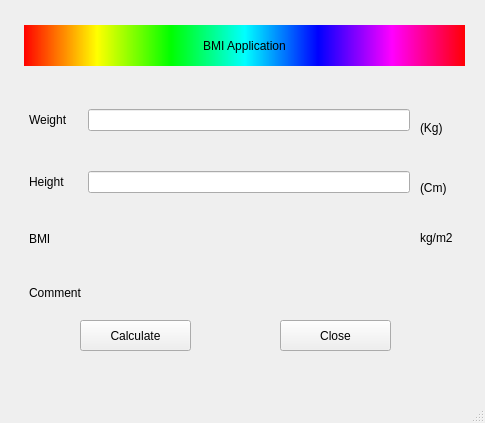
<?xml version="1.0" encoding="UTF-8"?>
<ui version="4.0">
 <class>MainWindow</class>
 <widget class="QMainWindow" name="MainWindow">
  <property name="geometry">
   <rect>
    <x>0</x>
    <y>0</y>
    <width>485</width>
    <height>423</height>
   </rect>
  </property>
  <property name="windowTitle">
   <string>MainWindow</string>
  </property>
  <widget class="QWidget" name="centralwidget">
   <widget class="QWidget" name="formLayoutWidget">
    <property name="geometry">
     <rect>
      <x>29</x>
      <y>109</y>
      <width>381</width>
      <height>191</height>
     </rect>
    </property>
    <layout class="QFormLayout" name="formLayout">
     <item row="1" column="0">
      <widget class="QLabel" name="labelWeight">
       <property name="text">
        <string>Weight</string>
       </property>
      </widget>
     </item>
     <item row="1" column="1">
      <widget class="QLineEdit" name="lineEditWeight"/>
     </item>
     <item row="2" column="1">
      <spacer name="verticalSpacer">
       <property name="orientation">
        <enum>Qt::Vertical</enum>
       </property>
       <property name="sizeHint" stdset="0">
        <size>
         <width>20</width>
         <height>40</height>
        </size>
       </property>
      </spacer>
     </item>
     <item row="3" column="0">
      <widget class="QLabel" name="labelHeight">
       <property name="text">
        <string>Height</string>
       </property>
      </widget>
     </item>
     <item row="3" column="1">
      <widget class="QLineEdit" name="lineEditHeight"/>
     </item>
     <item row="4" column="1">
      <spacer name="verticalSpacer_2">
       <property name="orientation">
        <enum>Qt::Vertical</enum>
       </property>
       <property name="sizeHint" stdset="0">
        <size>
         <width>20</width>
         <height>40</height>
        </size>
       </property>
      </spacer>
     </item>
     <item row="5" column="0">
      <widget class="QLabel" name="label1">
       <property name="text">
        <string>BMI</string>
       </property>
      </widget>
     </item>
     <item row="5" column="1">
      <widget class="QLabel" name="labelBMI">
       <property name="styleSheet">
        <string notr="true">color: rgb(255, 0, 255);</string>
       </property>
       <property name="text">
        <string/>
       </property>
      </widget>
     </item>
     <item row="6" column="1">
      <spacer name="verticalSpacer_3">
       <property name="orientation">
        <enum>Qt::Vertical</enum>
       </property>
       <property name="sizeHint" stdset="0">
        <size>
         <width>20</width>
         <height>40</height>
        </size>
       </property>
      </spacer>
     </item>
     <item row="7" column="0">
      <widget class="QLabel" name="label2">
       <property name="text">
        <string>Comment</string>
       </property>
      </widget>
     </item>
     <item row="7" column="1">
      <widget class="QLabel" name="labelComment">
       <property name="styleSheet">
        <string notr="true">color: rgb(255, 0, 0);</string>
       </property>
       <property name="text">
        <string/>
       </property>
      </widget>
     </item>
    </layout>
   </widget>
   <widget class="QLabel" name="label_2">
    <property name="geometry">
     <rect>
      <x>24</x>
      <y>25</y>
      <width>441</width>
      <height>41</height>
     </rect>
    </property>
    <property name="styleSheet">
     <string notr="true">background-color: qlineargradient(spread:pad, x1:0, y1:0, x2:1, y2:0, stop:0 rgba(255, 0, 0, 255), stop:0.166 rgba(255, 255, 0, 255), stop:0.333 rgba(0, 255, 0, 255), stop:0.5 rgba(0, 255, 255, 255), stop:0.666 rgba(0, 0, 255, 255), stop:0.833 rgba(255, 0, 255, 255), stop:1 rgba(255, 0, 0, 255));
color: rgb(0, 0, 0);
font: 75 14pt &quot;MS Shell Dlg 2&quot;;</string>
    </property>
    <property name="text">
     <string>BMI Application</string>
    </property>
    <property name="alignment">
     <set>Qt::AlignCenter</set>
    </property>
   </widget>
   <widget class="QPushButton" name="pushButtonCalculate">
    <property name="geometry">
     <rect>
      <x>80</x>
      <y>320</y>
      <width>111</width>
      <height>31</height>
     </rect>
    </property>
    <property name="text">
     <string>Calculate</string>
    </property>
    <property name="icon">
     <iconset>
      <normaloff>C:/Users/kien0/OneDrive - zxcvb/Pictures/Templates/may tinh.webp</normaloff>C:/Users/kien0/OneDrive - zxcvb/Pictures/Templates/may tinh.webp</iconset>
    </property>
   </widget>
   <widget class="QPushButton" name="pushButtonClose">
    <property name="geometry">
     <rect>
      <x>280</x>
      <y>320</y>
      <width>111</width>
      <height>31</height>
     </rect>
    </property>
    <property name="text">
     <string>Close</string>
    </property>
    <property name="icon">
     <iconset>
      <normaloff>C:/Users/kien0/OneDrive - zxcvb/Pictures/Templates/dauX.png</normaloff>C:/Users/kien0/OneDrive - zxcvb/Pictures/Templates/dauX.png</iconset>
    </property>
   </widget>
   <widget class="QLabel" name="label_8">
    <property name="geometry">
     <rect>
      <x>420</x>
      <y>120</y>
      <width>55</width>
      <height>16</height>
     </rect>
    </property>
    <property name="text">
     <string>(Kg)</string>
    </property>
   </widget>
   <widget class="QLabel" name="label_9">
    <property name="geometry">
     <rect>
      <x>420</x>
      <y>180</y>
      <width>55</width>
      <height>16</height>
     </rect>
    </property>
    <property name="text">
     <string>(Cm)</string>
    </property>
   </widget>
   <widget class="QLabel" name="label_10">
    <property name="geometry">
     <rect>
      <x>420</x>
      <y>230</y>
      <width>55</width>
      <height>16</height>
     </rect>
    </property>
    <property name="text">
     <string>kg/m2</string>
    </property>
   </widget>
  </widget>
  <widget class="QMenuBar" name="menubar">
   <property name="geometry">
    <rect>
     <x>0</x>
     <y>0</y>
     <width>485</width>
     <height>26</height>
    </rect>
   </property>
  </widget>
  <widget class="QStatusBar" name="statusbar"/>
 </widget>
 <resources/>
 <connections>
  <connection>
   <sender>pushButtonClose</sender>
   <signal>clicked()</signal>
   <receiver>MainWindow</receiver>
   <slot>close()</slot>
   <hints>
    <hint type="sourcelabel">
     <x>335</x>
     <y>361</y>
    </hint>
    <hint type="destinationlabel">
     <x>242</x>
     <y>211</y>
    </hint>
   </hints>
  </connection>
 </connections>
</ui>
